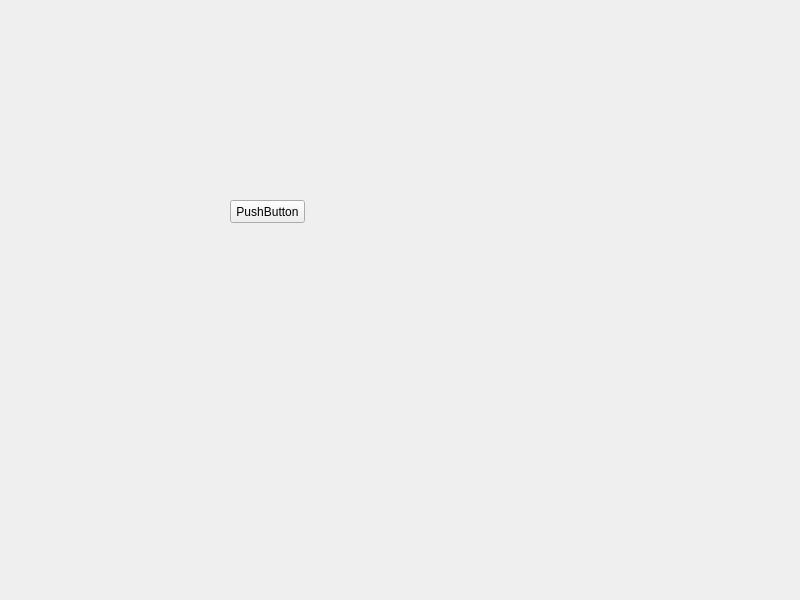
<?xml version="1.0" encoding="UTF-8"?>
<ui version="4.0">
 <class>Widget</class>
 <widget class="QWidget" name="Widget">
  <property name="geometry">
   <rect>
    <x>0</x>
    <y>0</y>
    <width>800</width>
    <height>600</height>
   </rect>
  </property>
  <property name="windowTitle">
   <string>Widget</string>
  </property>
  <widget class="QPushButton" name="pushButton">
   <property name="geometry">
    <rect>
     <x>230</x>
     <y>200</y>
     <width>75</width>
     <height>23</height>
    </rect>
   </property>
   <property name="text">
    <string>PushButton</string>
   </property>
  </widget>
 </widget>
 <resources/>
 <connections/>
</ui>
